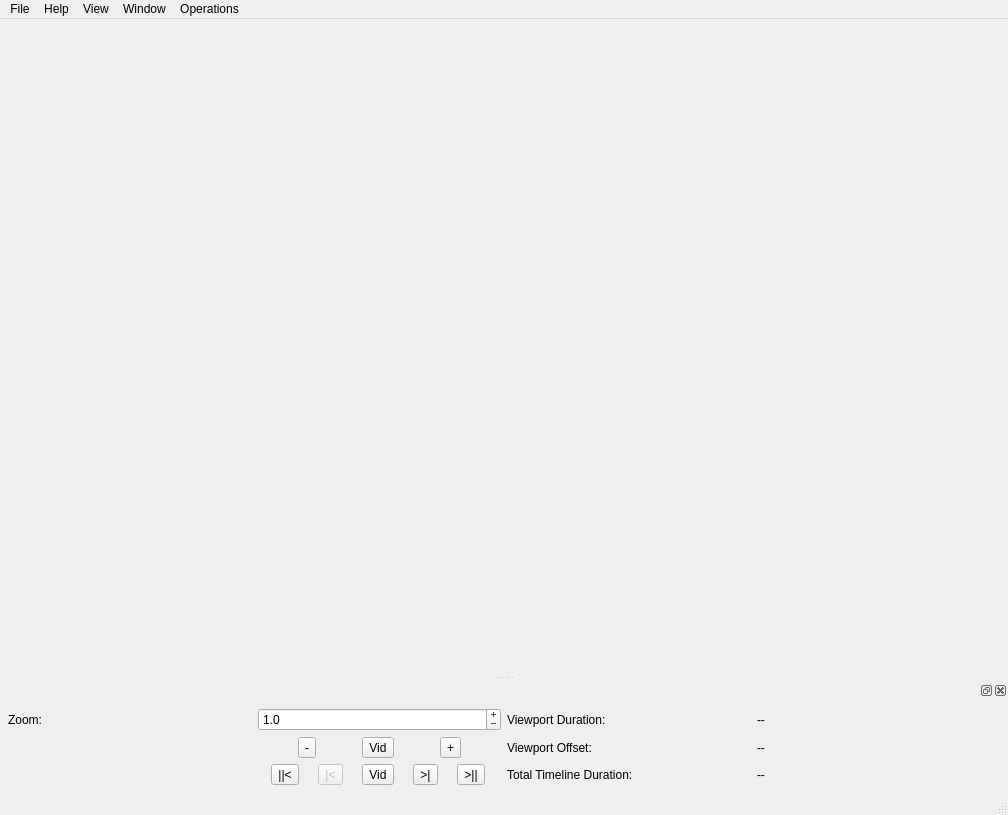
<?xml version="1.0" encoding="UTF-8"?>
<ui version="4.0">
 <class>MainWindow</class>
 <widget class="QMainWindow" name="MainWindow">
  <property name="windowModality">
   <enum>Qt::NonModal</enum>
  </property>
  <property name="geometry">
   <rect>
    <x>0</x>
    <y>0</y>
    <width>1008</width>
    <height>815</height>
   </rect>
  </property>
  <property name="minimumSize">
   <size>
    <width>1008</width>
    <height>800</height>
   </size>
  </property>
  <property name="baseSize">
   <size>
    <width>1008</width>
    <height>800</height>
   </size>
  </property>
  <property name="windowTitle">
   <string>MainWindow</string>
  </property>
  <property name="iconSize">
   <size>
    <width>32</width>
    <height>32</height>
   </size>
  </property>
  <property name="toolButtonStyle">
   <enum>Qt::ToolButtonTextUnderIcon</enum>
  </property>
  <property name="unifiedTitleAndToolBarOnMac">
   <bool>true</bool>
  </property>
  <widget class="QWidget" name="centralwidget"/>
  <widget class="QMenuBar" name="menubar">
   <property name="geometry">
    <rect>
     <x>0</x>
     <y>0</y>
     <width>1008</width>
     <height>21</height>
    </rect>
   </property>
   <widget class="QMenu" name="menuFile">
    <property name="title">
     <string>File</string>
    </property>
    <addaction name="actionLoad"/>
    <addaction name="actionSave"/>
    <addaction name="actionSave_As"/>
    <addaction name="separator"/>
    <addaction name="actionImport_Labjack_Data"/>
    <addaction name="separator"/>
    <addaction name="actionExport_to"/>
    <addaction name="separator"/>
    <addaction name="actionSettings"/>
    <addaction name="separator"/>
    <addaction name="actionExit_Application"/>
    <addaction name="separator"/>
   </widget>
   <widget class="QMenu" name="menuHelp">
    <property name="title">
     <string>Help</string>
    </property>
    <addaction name="actionShow_Help"/>
   </widget>
   <widget class="QMenu" name="menuWindow">
    <property name="title">
     <string>Window</string>
    </property>
    <addaction name="actionMain"/>
    <addaction name="actionVideo_Player"/>
    <addaction name="actionVideo_FIle_ShowListWindow"/>
    <addaction name="actionShowDatabase_Table_BrowserWindow"/>
   </widget>
   <widget class="QMenu" name="menuView">
    <property name="title">
     <string>View</string>
    </property>
    <addaction name="actionZoom_Out"/>
    <addaction name="actionZoom_Default"/>
    <addaction name="actionZoom_CurrentVideo"/>
    <addaction name="actionZoom_In"/>
    <addaction name="separator"/>
    <addaction name="actionJump_to_Start"/>
    <addaction name="actionJump_to_Previous"/>
    <addaction name="actionJump_to_Active_Video_Playhead"/>
    <addaction name="actionJump_to_Next"/>
    <addaction name="actionJump_to_End"/>
   </widget>
   <widget class="QMenu" name="menuOperations">
    <property name="title">
     <string>Operations</string>
    </property>
    <addaction name="actionCut_at_Active_Video_Playhead"/>
   </widget>
   <addaction name="menuFile"/>
   <addaction name="menuHelp"/>
   <addaction name="menuView"/>
   <addaction name="menuWindow"/>
   <addaction name="menuOperations"/>
  </widget>
  <widget class="QStatusBar" name="statusbar"/>
  <widget class="QDockWidget" name="dockWidget_FooterToolbar">
   <attribute name="dockWidgetArea">
    <number>8</number>
   </attribute>
   <widget class="QWidget" name="dockWidgetContents_2">
    <layout class="QHBoxLayout" name="horizontalLayout_2">
     <property name="leftMargin">
      <number>8</number>
     </property>
     <property name="topMargin">
      <number>8</number>
     </property>
     <property name="rightMargin">
      <number>8</number>
     </property>
     <property name="bottomMargin">
      <number>8</number>
     </property>
     <item>
      <layout class="QGridLayout" name="gridLayout" columnstretch="0,0,0,0">
       <item row="2" column="1">
        <widget class="QFrame" name="frame">
         <property name="frameShape">
          <enum>QFrame::NoFrame</enum>
         </property>
         <property name="frameShadow">
          <enum>QFrame::Plain</enum>
         </property>
         <property name="lineWidth">
          <number>1</number>
         </property>
         <layout class="QHBoxLayout" name="horizontalLayout">
          <property name="spacing">
           <number>6</number>
          </property>
          <property name="leftMargin">
           <number>0</number>
          </property>
          <property name="topMargin">
           <number>0</number>
          </property>
          <property name="rightMargin">
           <number>0</number>
          </property>
          <property name="bottomMargin">
           <number>0</number>
          </property>
          <item>
           <widget class="QToolButton" name="toolButton_ScrollToStart">
            <property name="toolTip">
             <string>Scroll to Start of Timeline</string>
            </property>
            <property name="statusTip">
             <string>Scroll to Start of Timeline</string>
            </property>
            <property name="text">
             <string>||&lt;</string>
            </property>
           </widget>
          </item>
          <item>
           <widget class="QToolButton" name="toolButton_ScrollToPrevious">
            <property name="enabled">
             <bool>false</bool>
            </property>
            <property name="toolTip">
             <string>Scroll to Previous Video</string>
            </property>
            <property name="statusTip">
             <string>Scroll to Previous Video</string>
            </property>
            <property name="text">
             <string>|&lt;</string>
            </property>
           </widget>
          </item>
          <item>
           <widget class="QToolButton" name="toolButton_activeVideoPlayHead">
            <property name="text">
             <string>Vid</string>
            </property>
           </widget>
          </item>
          <item>
           <widget class="QToolButton" name="toolButton_ScrollToNext">
            <property name="toolTip">
             <string>Scroll to Next Video</string>
            </property>
            <property name="statusTip">
             <string>Scroll to Next Video</string>
            </property>
            <property name="text">
             <string>&gt;|</string>
            </property>
           </widget>
          </item>
          <item>
           <widget class="QToolButton" name="toolButton_ScrollToEnd">
            <property name="toolTip">
             <string>Scroll to End of Timeline</string>
            </property>
            <property name="statusTip">
             <string>Scroll to End of Timeline</string>
            </property>
            <property name="text">
             <string>&gt;||</string>
            </property>
           </widget>
          </item>
         </layout>
        </widget>
       </item>
       <item row="2" column="3">
        <widget class="QLabel" name="lblActiveTotalTimelineDuration">
         <property name="text">
          <string>--</string>
         </property>
        </widget>
       </item>
       <item row="0" column="2">
        <widget class="QLabel" name="label_2">
         <property name="text">
          <string>Viewport Duration:</string>
         </property>
        </widget>
       </item>
       <item row="0" column="0">
        <widget class="QLabel" name="label">
         <property name="text">
          <string>Zoom:</string>
         </property>
        </widget>
       </item>
       <item row="0" column="1">
        <widget class="QDoubleSpinBox" name="doubleSpinBox_currentZoom">
         <property name="buttonSymbols">
          <enum>QAbstractSpinBox::PlusMinus</enum>
         </property>
         <property name="keyboardTracking">
          <bool>false</bool>
         </property>
         <property name="decimals">
          <number>1</number>
         </property>
         <property name="minimum">
          <double>0.100000000000000</double>
         </property>
         <property name="maximum">
          <double>5000.000000000000000</double>
         </property>
         <property name="singleStep">
          <double>1.000000000000000</double>
         </property>
         <property name="value">
          <double>1.000000000000000</double>
         </property>
        </widget>
       </item>
       <item row="0" column="3">
        <widget class="QLabel" name="lblActiveViewportDuration">
         <property name="text">
          <string>--</string>
         </property>
        </widget>
       </item>
       <item row="1" column="3">
        <widget class="QLabel" name="lblActiveViewportOffsetAbsolute">
         <property name="text">
          <string>--</string>
         </property>
        </widget>
       </item>
       <item row="1" column="1">
        <widget class="QFrame" name="frame_2">
         <property name="frameShape">
          <enum>QFrame::NoFrame</enum>
         </property>
         <property name="frameShadow">
          <enum>QFrame::Plain</enum>
         </property>
         <layout class="QHBoxLayout" name="horizontalLayout_3" stretch="0,0,0">
          <property name="leftMargin">
           <number>0</number>
          </property>
          <property name="topMargin">
           <number>0</number>
          </property>
          <property name="rightMargin">
           <number>0</number>
          </property>
          <property name="bottomMargin">
           <number>0</number>
          </property>
          <item>
           <widget class="QToolButton" name="toolButton_ZoomOut">
            <property name="toolTip">
             <string>Zoom Out</string>
            </property>
            <property name="text">
             <string>-</string>
            </property>
           </widget>
          </item>
          <item>
           <widget class="QToolButton" name="toolButton_CurrentVideo">
            <property name="text">
             <string>Vid</string>
            </property>
            <property name="checkable">
             <bool>true</bool>
            </property>
           </widget>
          </item>
          <item>
           <widget class="QToolButton" name="toolButton_ZoomIn">
            <property name="toolTip">
             <string>Zoom In</string>
            </property>
            <property name="text">
             <string>+</string>
            </property>
           </widget>
          </item>
         </layout>
        </widget>
       </item>
       <item row="2" column="2">
        <widget class="QLabel" name="label_3">
         <property name="text">
          <string>Total Timeline Duration:</string>
         </property>
        </widget>
       </item>
       <item row="1" column="2">
        <widget class="QLabel" name="label_4">
         <property name="text">
          <string>Viewport Offset:</string>
         </property>
        </widget>
       </item>
      </layout>
     </item>
    </layout>
   </widget>
  </widget>
  <action name="actionShow_Help">
   <property name="text">
    <string>Show Help</string>
   </property>
   <property name="shortcut">
    <string>Ctrl+Shift+/</string>
   </property>
  </action>
  <action name="actionLoad">
   <property name="text">
    <string>Load...</string>
   </property>
   <property name="shortcut">
    <string>Ctrl+O</string>
   </property>
  </action>
  <action name="actionSave">
   <property name="text">
    <string>Save</string>
   </property>
   <property name="shortcut">
    <string>Ctrl+S</string>
   </property>
  </action>
  <action name="actionSave_As">
   <property name="text">
    <string>Save As...</string>
   </property>
   <property name="shortcut">
    <string>Ctrl+Shift+S</string>
   </property>
  </action>
  <action name="actionExit_Application">
   <property name="text">
    <string>Exit Application</string>
   </property>
   <property name="shortcut">
    <string>Ctrl+Q</string>
   </property>
  </action>
  <action name="actionMain">
   <property name="text">
    <string>Main</string>
   </property>
  </action>
  <action name="actionVideo_Player">
   <property name="text">
    <string>Video Player</string>
   </property>
  </action>
  <action name="actionSettings">
   <property name="text">
    <string>Settings...</string>
   </property>
  </action>
  <action name="actionZoom_Out">
   <property name="text">
    <string>Zoom Out</string>
   </property>
   <property name="shortcut">
    <string>Ctrl+-</string>
   </property>
  </action>
  <action name="actionZoom_Default">
   <property name="text">
    <string>Zoom Default</string>
   </property>
  </action>
  <action name="actionZoom_In">
   <property name="text">
    <string>Zoom In</string>
   </property>
   <property name="shortcut">
    <string>Ctrl+=</string>
   </property>
  </action>
  <action name="actionJump_to_Start">
   <property name="text">
    <string>Jump to Start</string>
   </property>
  </action>
  <action name="actionJump_to_Previous">
   <property name="text">
    <string>Jump to Previous</string>
   </property>
  </action>
  <action name="actionJump_to_Next">
   <property name="text">
    <string>Jump to Next</string>
   </property>
  </action>
  <action name="actionJump_to_End">
   <property name="text">
    <string>Jump to End</string>
   </property>
  </action>
  <action name="actionZoom_CurrentVideo">
   <property name="checkable">
    <bool>true</bool>
   </property>
   <property name="text">
    <string>Current Video</string>
   </property>
  </action>
  <action name="actionJump_to_Active_Video_Playhead">
   <property name="text">
    <string>Jump to Active Video Playhead</string>
   </property>
  </action>
  <action name="actionCut_at_Active_Video_Playhead">
   <property name="text">
    <string>Cut at Active Video Playhead</string>
   </property>
  </action>
  <action name="actionVideo_FIle_ShowListWindow">
   <property name="text">
    <string>Video FIle List</string>
   </property>
  </action>
  <action name="actionShowDatabase_Table_BrowserWindow">
   <property name="text">
    <string>Database Table Browser</string>
   </property>
  </action>
  <action name="actionExport_to">
   <property name="text">
    <string>Export to...</string>
   </property>
   <property name="toolTip">
    <string>Export to file...</string>
   </property>
  </action>
  <action name="actionImport_Labjack_Data">
   <property name="text">
    <string>Import Labjack Data...</string>
   </property>
  </action>
 </widget>
 <resources/>
 <connections/>
</ui>
